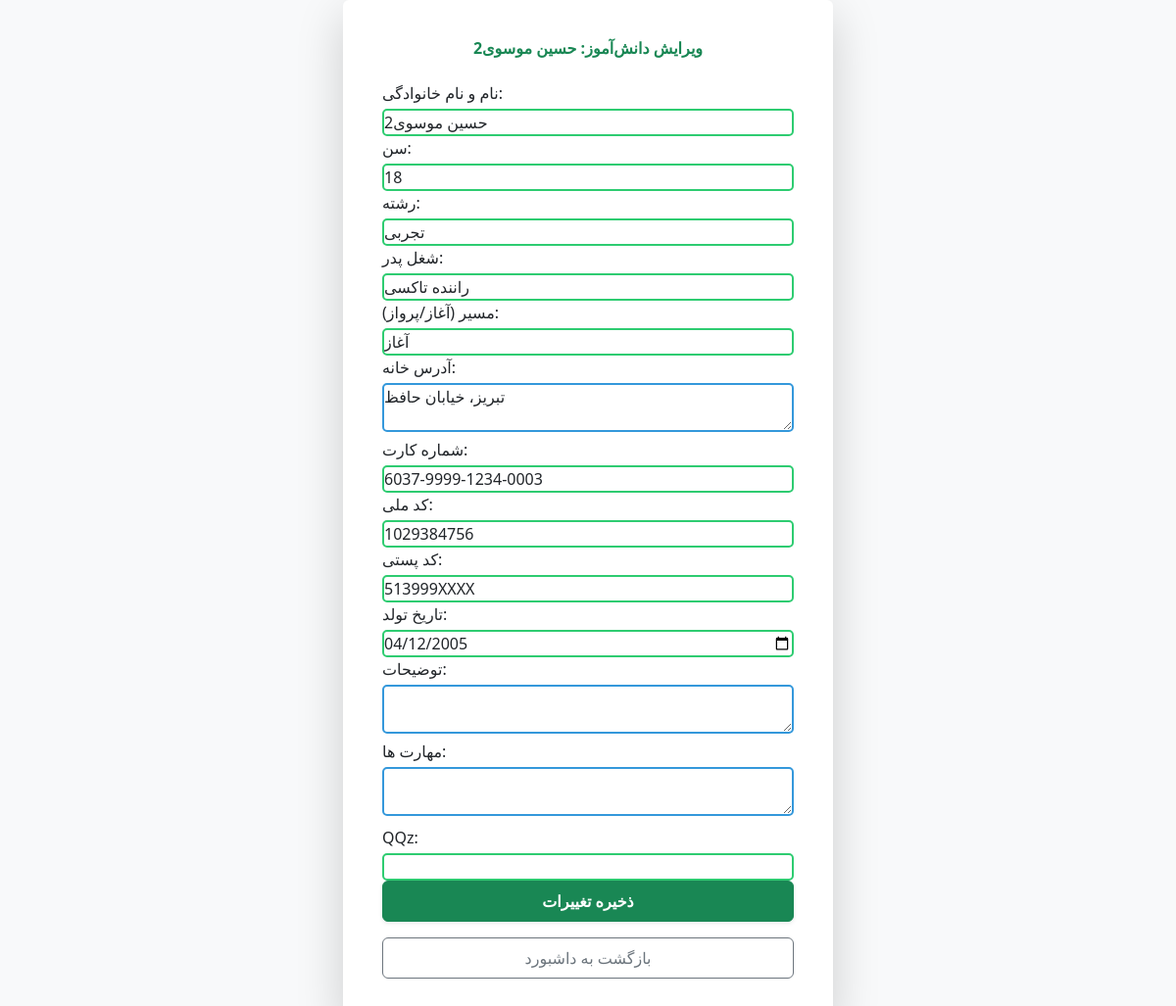
/accounts/edit-student/47/, run on the app's committed database.
### account/models.py (models this page shows, shortened)
class Student(models.Model):
    full_name = models.CharField(max_length=100, verbose_name="نام و نام خانوادگی")
    age = models.IntegerField(verbose_name="سن")
    major = models.CharField(max_length=100, verbose_name="رشته")
    father_job = models.CharField(max_length=100, verbose_name="شغل پدر")
    path = models.CharField(max_length=50, verbose_name="مسیر (آغاز/پرواز)")
    address = models.TextField(verbose_name="آدرس خانه")
    card_number = models.CharField(max_length=20, verbose_name="شماره کارت")
    national_code = models.CharField(max_length=10, verbose_name="کد ملی")
    postal_code = models.CharField(max_length=10, verbose_name="کد پستی")
    birth_date = models.DateField(verbose_name="تاریخ تولد")
    Description = models.TextField(verbose_name="توضیحات", null=True)
    skill = models.TextField(verbose_name="مهارت ها", null=True)

class DynamicValue(models.Model):
    student = models.ForeignKey('Student', on_delete=models.CASCADE, related_name='dynamic_values')
    column = models.ForeignKey(DynamicColumn, on_delete=models.CASCADE)
    value_char = models.CharField(max_length=255, blank=True, null=True)
    value_int = models.IntegerField(blank=True, null=True)
    value_date = models.DateField(blank=True, null=True)
    value_bool = models.BooleanField(blank=True, null=True)

### account/views.py (the view, shortened to what this page needs)
# urls.py: path('edit-student/<int:student_id>/', edit_student_view, name='edit_student'),
def edit_student_view(request, student_id):
    student = Student.objects.get(id=student_id)
    dynamic_columns = DynamicColumn.objects.all()
    student_form = StudentForm(instance=student)
    forms = []
    for column in dynamic_columns:
        dynamic_value, created = DynamicValue.objects.get_or_create(
            student=student,
            column=column
        )
        form = DynamicValueForm(instance=dynamic_value, column=column)
        forms.append(form)
    context = {
        'student': student,
        'student_form': student_form,
        'dynamic_columns': dynamic_columns,
        'forms': forms,
    }
    return render(request, 'admin_panel/edit_student.html', context)

### account/forms.py
class StudentForm(forms.ModelForm):
    class Meta:
        model = Student
        fields = '__all__'
        widgets = {
            'birth_date': forms.DateInput(attrs={'type': 'date'}),
        }

### templates/admin_panel/edit_student.html (shortened to what this page needs)
{% extends 'base/base.html' %}
{% block link %}
    <link href="https://cdn.jsdelivr.net/npm/bootstrap@5.3.2/dist/css/bootstrap.min.css" rel="stylesheet">
    <script src="https://cdn.tailwindcss.com"></script>
{% endblock %}
{% block body %}
    <div class="d-flex align-items-center justify-content-center min-vh-100 bg-light">
        <div class="card shadow-lg border-0 p-4" style="max-width: 500px; width: 100%;">
            <div class="card-body">
                <h2 class="text-center mb-4 text-success fw-bold">ویرایش دانش‌آموز: {{ student.full_name }}</h2>
                <form method="post" class="needs-validation" novalidate>
                    {{ student_form.as_p }}
                    {% for form in forms %}
                        <div class="form-group">
                            {{ form }}
                        </div>
                    {% endfor %}
                    <button type="submit" class="btn btn-success w-100 py-2 fw-bold shadow-sm">
                        ذخیره تغییرات
                    </button>
                </form>
                <div class="text-center mt-3">
                    <a href="{% url 'admin_dashboard' %}" class="btn btn-outline-secondary w-100 py-2">
                        بازگشت به داشبورد
                    </a>
                </div>
            </div>
        </div>
    </div>
{% endblock %}

### templates/admin_panel/edit_student.html (style rules this page uses)
input, textarea { border: 2px solid #3498db; border-radius: 5px; padding: 10px; outline: none; width: 420px; }
input, textarea:focus { border-color: #2ecc71; }
textarea { height: 50px; resize: vertical; overflow: auto; border: 2px solid #3498db; border-radius: 5px; padding: 10px; }
label { display: block; margin-bottom: 4px; }

### data on the page
Student: full_name "حسین موسوی2", age "18", major "تجربی", father_job "راننده تاکسی", path "آغاز", address "تبریز، خیابان حافظ", card_number "6037-9999-1234-0003", national_code "1029384756", postal_code "513999XXXX", birth_date "04/12/2005"
